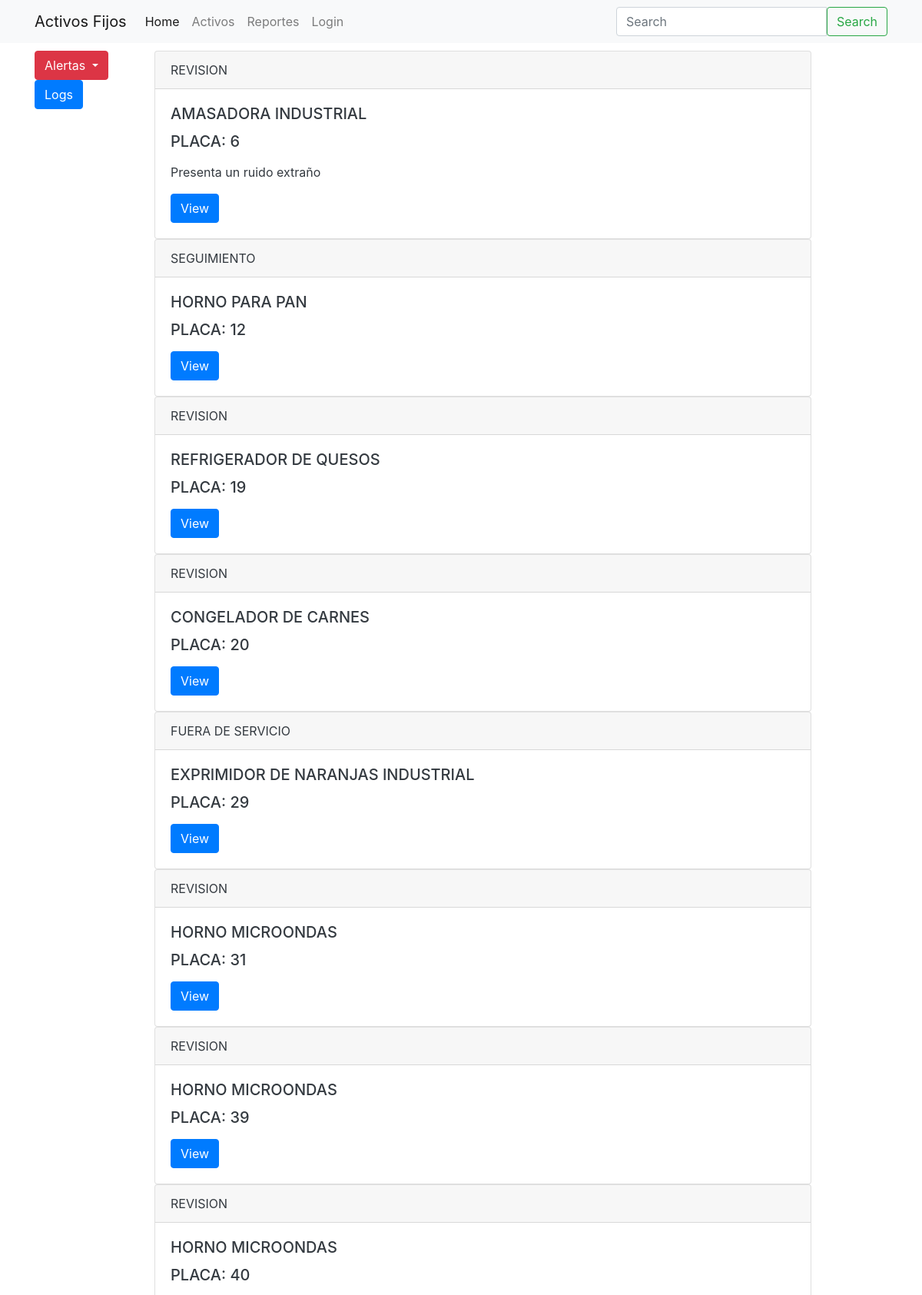
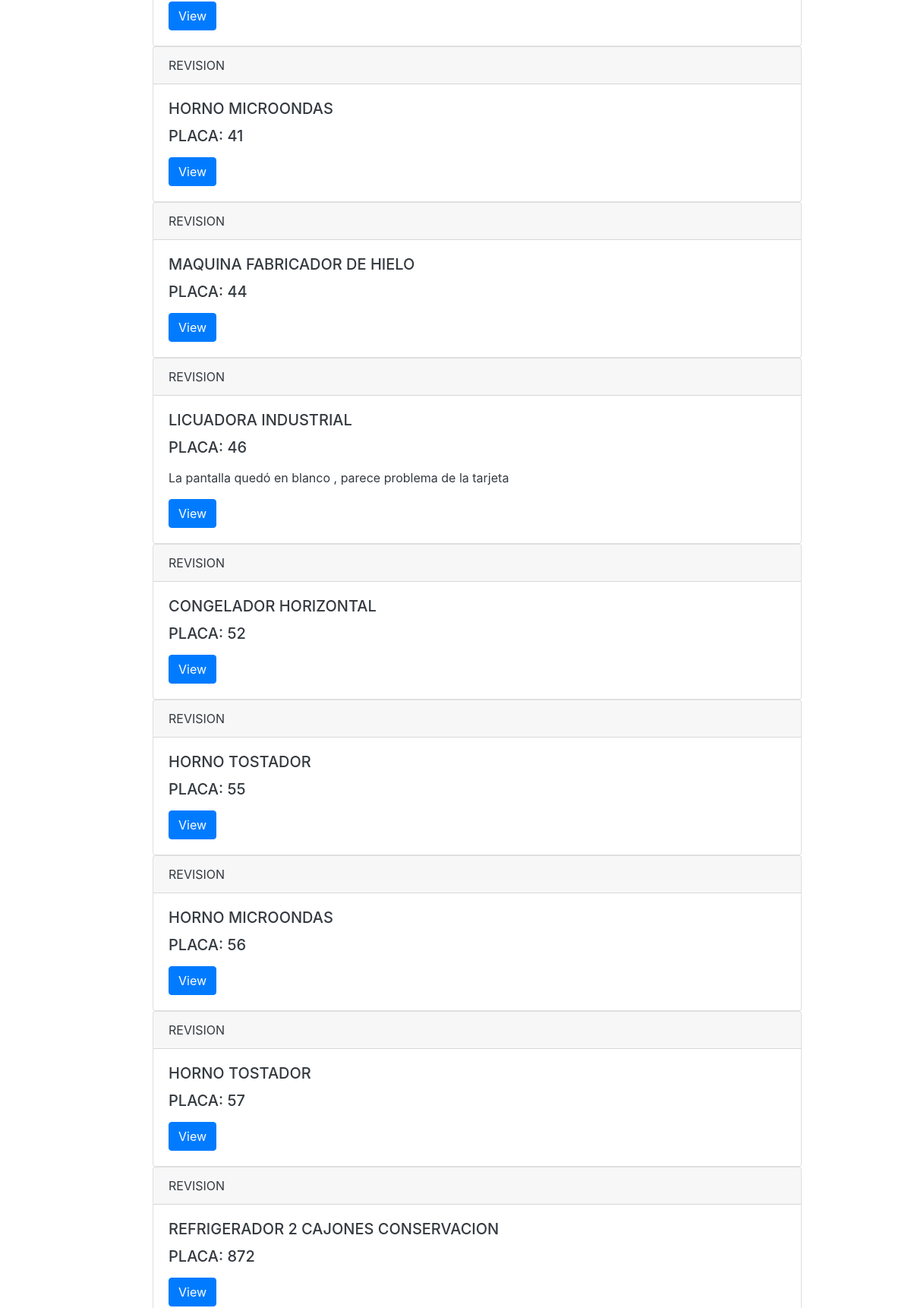
The page / (upper part) on the database its author committed (2 pictures, top to bottom).
### items/models.py (models this page shows, shortened)
class Activo(models.Model):
    descripcion     = models.CharField(max_length=120)
    slug            = models.SlugField(blank=True, unique=True)
    estado          = models.CharField(max_length=120, default='ok', choices=ITEM_STATUS_CHOICES)
    enObservacion   = models.BooleanField(default=False)
    pdv             = models.CharField(max_length=120, default='104', choices=ITEM_PDV_CHOICES)
    ubicacion       = models.CharField(max_length=120, default='ok', choices=ITEM_AREA_CHOICES)
    proveedor       = models.ForeignKey(Proveedor, null=True, blank=True)
    marca           = models.CharField(max_length=120, blank=True)
    modelo          = models.CharField(max_length=120, blank=True)
    serie           = models.CharField(max_length=120, blank=True)
    placa           = models.CharField(max_length=120, blank=True)
    propio          = models.BooleanField(default=True)
    observaciones   = models.TextField(blank=True)
    vidautil        = models.IntegerField()
    image           = models.ImageField(upload_to=upload_image_path, null=True, blank=True)
    timestamp       = models.DateTimeField(auto_now_add=True)
    objects = ActivoManager()
    def get_absolute_url(self):
        return reverse("activos:detail", kwargs={"slug":self.slug})
    def getEstado(self):
        return self.get_estado_display()

### activos/views.py (the view)
# urls.py: url(r'^$',HomePageView.as_view(),name='home'),
class HomePageView(ListView):
    template_name   = "home_page.html"
    def get_queryset(self,*args, **kwargs ):
        request = self.request
        return Activo.objects.enObservacion()

### items/models.py (called while the page is built)
    def enObservacion(self):
        return self.get_queryset().filter(enObservacion = True)

### templates/home_page.html (shortened to what this page needs)
{% extends "base.html" %}
{% load static %}
{% block content %}
    <div class="container" >
            <div class="div2">
                    {% for obj in object_list %}
                        {% include 'snippets/card.html' with instance=obj %}
                    {% endfor %}
            </div>
            <div class="div1">
                <div class="vertical-menu">
                    <div class="btn-group">
                            <button type="button" class="btn btn-danger dropdown-toggle" data-toggle="dropdown" aria-haspopup="true" aria-expanded="false">
                                Alertas
                            </button>
                    </div>
                    <a class="btn btn-primary" href="#" role="button">Logs</a>
                  </div>
            </div>
    </div>
{% endblock %}

### templates/snippets/card.html (shortened to what this page needs)
<div class="card d-block" style="width: auto;">
    <div class="card-header">
      {{ instance.getEstado}}
    </div>
    <div class="card-body">
      <h5 class="card-title">
        {{ instance.descripcion }}
      </h5>
      {% if instance.placa %}
        {%if instance.placa != 'nan'%}
          <h5 class="card-title">
            PLACA: {{ instance.placa }}
          </h5>
        {% endif %}
      {% endif %}
      <p class="card-text">{{ instance.observaciones|linebreaks|truncatewords:30 }}</p>
      <a href="{% url 'activos:detail' slug=instance.slug %}" class="btn btn-primary">View</a>
    </div>
  </div>

### static_my_proj/css/main.css (style rules this page uses)
body { color: #343a40; }
.container { position: relative; height: auto; width: 100%; }
.div1 { position: absolute; top: 10px; bottom: 0; width: 25%; }
.div2 { position: absolute; left: 15%; top: 10px; bottom: 0; width: 75%; }
.vertical-menu { position: absolute; top: 0; bottom: 0; width: 25%; }

### rows shown on the page
Activo: getEstado "REVISION", descripcion "AMASADORA INDUSTRIAL", placa "6", observaciones "Presenta un ruido extraño"
Activo: getEstado "SEGUIMIENTO", descripcion "HORNO PARA PAN", placa "12"
Activo: getEstado "REVISION", descripcion "REFRIGERADOR DE QUESOS", placa "19"
Activo: getEstado "REVISION", descripcion "CONGELADOR DE CARNES", placa "20"
Activo: getEstado "FUERA DE SERVICIO", descripcion "EXPRIMIDOR DE NARANJAS INDUSTRIAL", placa "29"
Activo: getEstado "REVISION", descripcion "HORNO MICROONDAS", placa "31"
Activo: getEstado "REVISION", descripcion "HORNO MICROONDAS", placa "39"
Activo: getEstado "REVISION", descripcion "HORNO MICROONDAS", placa "40"
Activo: getEstado "REVISION", descripcion "HORNO MICROONDAS", placa "41"
Activo: getEstado "REVISION", descripcion "MAQUINA FABRICADOR DE HIELO", placa "44"
Activo: getEstado "REVISION", descripcion "LICUADORA INDUSTRIAL", placa "46", observaciones "La pantalla quedó en blanco , parece problema de la tarjeta"
Activo: getEstado "REVISION", descripcion "CONGELADOR HORIZONTAL", placa "52"
Activo: getEstado "REVISION", descripcion "HORNO TOSTADOR", placa "55"
Activo: getEstado "REVISION", descripcion "HORNO MICROONDAS", placa "56"
Activo: getEstado "REVISION", descripcion "HORNO TOSTADOR", placa "57"
Activo: getEstado "REVISION", descripcion "REFRIGERADOR 2 CAJONES CONSERVACION", placa "872"

### other values the page prints
{{ brand_name }} "Activos Fijos"
